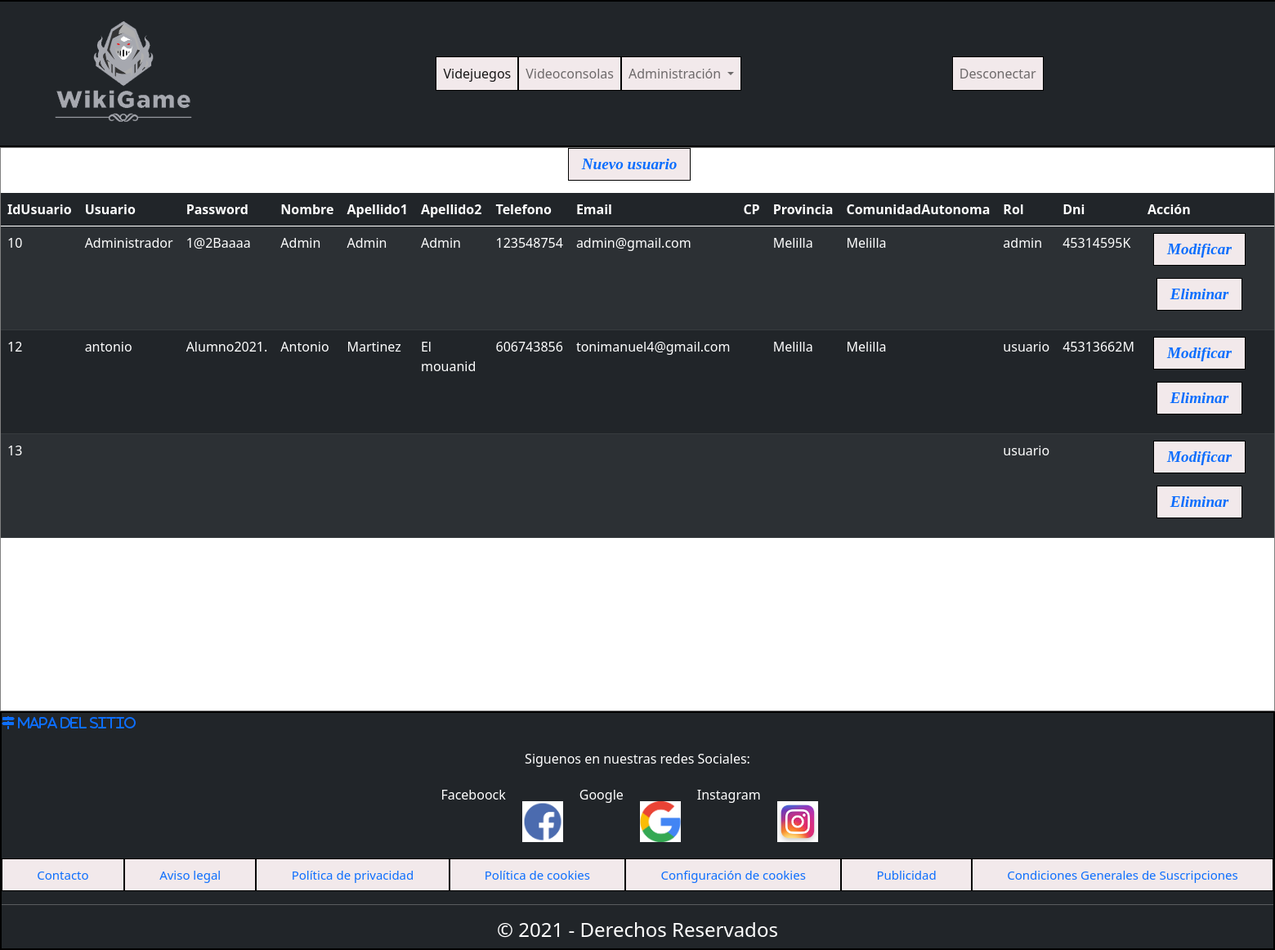
/Codigo/panel.php (signed in), run on an earlier commit of the app's database.
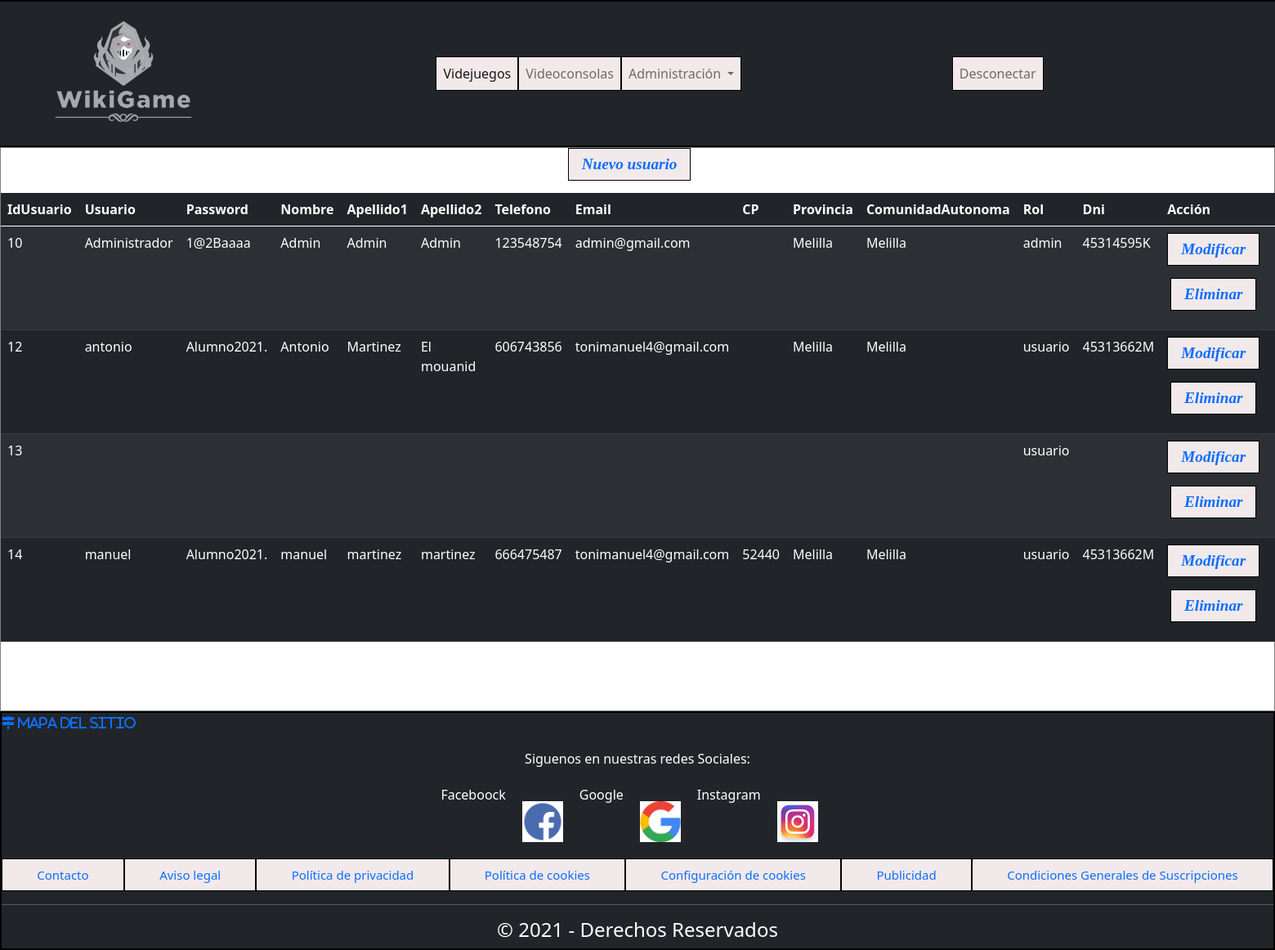
And on a later commit of the database.
### tables this page shows
CREATE TABLE `usuario` (
  `idUsuario` int(11) NOT NULL,
  `Usuario` varchar(20) NOT NULL COMMENT 'El usuario debe ser ?nico en la Base de Datos. Adem?s debe tener una longitud m?nima de 6 caracteres.',
  `Password` varchar(45) NOT NULL COMMENT 'La contrase?a no puede ser nula.\nTiene que tener una longitud m?nima de 8 caracteres, contener n?meros y alg?n car?cter especial de la siguiente lista (!,@,#,$,%,&,?,?,*,?)',
  `Nombre` varchar(45) NOT NULL,
  `Apellido1` varchar(45) NOT NULL,
  `Apellido2` varchar(45) DEFAULT NULL,
  `Telefono` varchar(10) NOT NULL COMMENT 'Se comprobar? que solo puedan ser tel?fonos nacionales',
  `Email` varchar(45) NOT NULL COMMENT 'Se comprobar? que es un email v?lido',
  `CP` varchar(5) NOT NULL,
  `Provincia` varchar(45) NOT NULL COMMENT 'Se comprobar? que la provincia introducida concuerda con el CP introducido',
  `ComunidadAutonoma` varchar(45) NOT NULL COMMENT 'Se comprobar? que la provincia seleccionada pertenece a la comunidad aut?noma correspondiente',
  `Rol` varchar(45) NOT NULL,
  `Dni` varchar(45) NOT NULL
);

### Codigo/DAOusuarios.php (called while the page is built, shortened)
<?php
    function obtenerUsuarios($conexion){
         $consulta = "SELECT * FROM Usuario" ;
         $resultado = mysqli_query($conexion, $consulta);
         return $resultado;
    }
?>

### Codigo/panel.php (the view, shortened to what this page needs)
<?php
	require 'DAOusuarios.php';
?>
<!DOCTYPE html>
<html>
	<head>
		<link rel="stylesheet" type="text/css" href="css/estilo.css">
		<link href="https://cdn.jsdelivr.net/npm/bootstrap@5.0.0-beta2/dist/css/bootstrap.min.css" rel="stylesheet">
	</head>
<body>
<?php include('./inc/header.php');?>
<div class="cuerpo">
	<div class="nav justify-content-center" id="botones">
		<a class="nav-item nav-link" aria-current="page" href="nuevoUsuario.php">Nuevo usuario</a>
	</div>
	<table class="table table-striped table-dark">
		<thead>
			<tr>
				<th>IdUsuario</th>
				<th>Usuario</th>
				<th>Password</th>
				<th>Nombre</th>
				<th>Apellido1</th>
				<th>Apellido2</th>
				<th>Telefono</th>
				<th>Email</th>
				<th>CP</th>
				<th>Provincia</th>
				<th>ComunidadAutonoma</th>
				<th>Rol</th>
				<th>Dni</th>
				<th>Acción</th>
			</tr>
		</thead>
		<tbody>
			<?php
				 $conexion = conectar(false);
				 $result = obtenerUsuarios($conexion);
				 while ($fila = mysqli_fetch_assoc($result)) {?>
				 	<tr>
				 		<?php foreach ($fila as $key => $value) {?>
				 			<td id="td"> <?= $value ?> </td>
				 		<?php
				 			}
				 		?>
				 			<td>
								<ul class="nav justify-content-center">
							  		<li class="nav-item" id="botones">
							    		<a class="nav-link active" aria-current="page" href="actualizarUsuarioAdmin.php?idUsuario=<?php echo $fila['idUsuario']; ?>" value="Actualizar" name="Actualizar">Modificar</a>
							  		</li>
									<li class="nav-item" id="botones">
							    		<a  class="nav-link" href="borrar_usuarioAdmin.php?idUsuario=<?php  echo $fila['idUsuario'];?>" value="eliminar" name="eliminar" onclick="return ConfirmarEliminar()">Eliminar</a>
									</li>
								</ul>
							</td>
				 	</tr>
				 		<?php
							}
						?>
		</tbody>
	</table>
</div>
<?php include("./inc/footer.php")?>
</body>
</html>

### Codigo/inc/header.php (shortened to what this page needs)
<?php
if(empty($_SESSION['idUsuario'])){
	echo'
<header class="row bg-dark">
	<nav class="navbar navbar-expand-lg navbar-light bg-dark">
  		<div class="container-fluid">
   			<a class="justify-content-start" href="Home.php"><img src="imagenes/logo-home.png" loading="eager" class="img-responsive"></a>
			<button class="navbar-toggler" type="button" data-bs-toggle="collapse" data-bs-target="#navbarSupportedContent" aria-controls="navbarSupportedContent" aria-expanded="false" aria-label="Toggle navigation">
      			<span class="navbar-toggler-icon"></span>
    		</button>
    		<div class="collapse navbar-collapse" id="navbarSupportedContent">
      			<ul class="navbar-nav me-auto mb-2 mb-lg-0 justify-content-center mx-auto">
      				<li class="nav-item">
				    	<a class="nav-link active" aria-current="page" href="videojuegosusuario.php"> Videjuegos</a>
				  	</li>
				 	<li class="nav-item">
						<a class="nav-link" href="videoconsolasusuario.php"> Videoconsolas</a>
				  	</li>
      			</ul>
      			<ul class="navbar-nav mb-2 mb-lg-0">
      				<li class="nav-item">
        				<a class="nav-link bg-primary" href="login.php"><svg xmlns="http://www.w3.org/2000/svg" width="16" height="16" fill="currentColor" class="bi bi-person-circle" viewBox="0 0 16 16">
				  	<path d="M11 6a3 3 0 1 1-6 0 3 3 0 0 1 6 0z"/>
				  	<path fill-rule="evenodd" d="M0 8a8 8 0 1 1 16 0A8 8 0 0 1 0 8zm8-7a7 7 0 0 0-5.468 11.37C3.242 11.226 4.805 10 8 10s4.757 1.225 5.468 2.37A7 7 0 0 0 8 1z"/></svg>  Logueate</a>
        			</li>
        			<li class="nav-item">
        				<a class="nav-link bg-danger" href="ingresarUsuario.php"><svg xmlns="http://www.w3.org/2000/svg" width="16" height="16" fill="currentColor" class="bi bi-person-plus-fill" viewBox="0 0 16 16">
			  		<path d="M1 14s-1 0-1-1 1-4 6-4 6 3 6 4-1 1-1 1H1zm5-6a3 3 0 1 0 0-6 3 3 0 0 0 0 6z"/>
			 		<path fill-rule="evenodd" d="M13.5 5a.5.5 0 0 1 .5.5V7h1.5a.5.5 0 0 1 0 1H14v1.5a.5.5 0 0 1-1 0V8h-1.5a.5.5 0 0 1 0-1H13V5.5a.5.5 0 0 1 .5-.5z"/>
					</svg>  Registrate</a>
        			</li>
      			</ul>
    		</div>
  		</div>
	</nav>
</header>
';
}else{
switch($_SESSION['Rol']){
		case "admin":
			echo'
<header class="row bg-dark">
	<nav class="navbar navbar-expand-lg navbar-light bg-dark">
  		<div class="container-fluid">
   			<a class="justify-content-start" href="Home.php"><img src="imagenes/logo-home.png" loading="eager" class="img-responsive"></a>
			<button class="navbar-toggler" type="button" data-bs-toggle="collapse" data-bs-target="#navbarSupportedContent" aria-controls="navbarSupportedContent" aria-expanded="false" aria-label="Toggle navigation">
      			<span class="navbar-toggler-icon"></span>
    		</button>
    		<div class="collapse navbar-collapse" id="navbarSupportedContent">
      			<ul class="navbar-nav me-auto mb-2 mb-lg-0 mx-auto">
      				<li class="nav-item">
				    	<a class="nav-link active" aria-current="page" href="videojuegosusuario.php"> Videjuegos</a>
				  	</li>
				 	<li class="nav-item">
						<a class="nav-link" href="videoconsolasusuario.php"> Videoconsolas</a>
				  	</li>
        			<li class="nav-item dropdown">
          				<a class="nav-link dropdown-toggle" id="navbarDropdown" role="button" data-bs-toggle="dropdown" aria-expanded="true">
            			Administración
          				</a>
          				<ul class="dropdown-menu" aria-labelledby="navbarDropdown">
            				<li><a class="dropdown-item" href="videoconsolasadmin.php">Videoconsolas</a></li>
            				<li><a class="dropdown-item" href="videojuegosadmin.php">Videojuegos</a></li>
            				<li><a class="dropdown-item" href="panel.php">Panel de Usuarios</a></li>
            				<li><a class="dropdown-item" href="productosadmin.php">Productos</a></li>
      					</ul>
        			</li>
      			</ul>
      			<ul class="navbar-nav me-auto mb-2 mb-lg-0 justify-content-end">
      				<li class="nav-item">
        				<a class="nav-link" href="logout.php">Desconectar</a>
        			</li>
      			</ul>
    		</div>
  		</div>
	</nav>
</header>
';
			break;
	}
}
?>

### Codigo/inc/footer.php
<footer class="bg-dark">
	<div>
			<div id="mapa-del-sitio">
			<a href="mapa-del-sitio.php"><i class="fas fa-map-signs"> Mapa del Sitio</i></a>
			</div>
			<p id="parrafo-footer">Siguenos en nuestras redes Sociales:</p>
			<div class="redes-footer">
				<p>Faceboock</p>
				<a href="https://www.facebook.com/toni.manuel781/"><img src="imagenes/facebook-icono.png" class="icon-redes-footer"></a>
				<p>Google</p>
				<a href="https://www.google.es/"><img src="imagenes/google-icono.png" class="icon-redes-footer"></a>
				<p>Instagram</p>
				<a href="https://www.instagram.com/toniimanuel7/"><img src="imagenes/instagram-icono.jpg" class="icon-redes-footer"></a>
			</div>
				<div class="ayudas">
					<ul class="nav nav-pills nav-fill">
					  <li class="nav-item">
					    <a class="nav-link" href="#">Contacto</a>
					  </li>
					  <li class="nav-item">
					    <a class="nav-link" href="#">Aviso legal</a>
					  </li>
					  <li class="nav-item">
					    <a class="nav-link" href="#">Política de privacidad</a>
					  </li>
					  <li class="nav-item">
					    <a class="nav-link" href="#">Política de cookies</a>
					  </li>
					  <li class="nav-item">
					    <a class="nav-link" href="#">Configuración de cookies</a>
					  </li>
					  <li class="nav-item">
					    <a class="nav-link" href="#">Publicidad</a>
					  </li>
					  <li class="nav-item">
					    <a class="nav-link" href="#">Condiciones Generales de Suscripciones</a>
					  </li>
					</ul>
				</div>
			<hr>
			<h4>© 2021  -  Derechos Reservados</h4>
	</div>
</footer>

### Codigo/css/estilo.css (style rules this page uses)
body { background-color: #a7b2c4; }
header { background-color: black; border: solid 2px black; display: flex; justify-content: space-between; align-items: center; max-height: 200px; }
footer { color: white; background-color: #fc2003; border: solid 2px black; }
img { width: 250px; }
h4 { text-align: center; margin-top: 40px; margin-bottom: 10px; color: white; font-weight: 500; }
.cuerpo { min-height: calc(100vh - 80px - 30px); background-color: white; border: solid 1px grey; }
.nav-link { color: black; }
.nav-item { background-color: #f2e9eb; border: solid 1px black; color: red; }
.redes-footer { display: flex; justify-content: center; margin-top: 20px; }
.icon-redes-footer { font-size: 40px; color: white; margin: 20px; background-color: black; width: 50px; height: 50px; display: flex; justify-content: center; }
.ayudas { font-size: 15px; }
.navbar { display: flex; flex-wrap: wrap; }
#parrafo-footer { margin-top: 20px; text-align: center; color: white; }
#botones { font: oblique bold 120% cursive; margin-right: 20px; margin-bottom: 15px; }

What changed in the data, as far as the page shows it:
added usuario: idUsuario "14", Usuario "manuel", Password "Alumno2021.", Nombre "manuel", Apellido1 "martinez", Apellido2 "martinez", Telefono "666475487", Email "tonimanuel4@gmail.com", CP "52440", Provincia "Melilla", ComunidadAutonoma "Melilla", Rol "usuario", Dni "45313662M"
